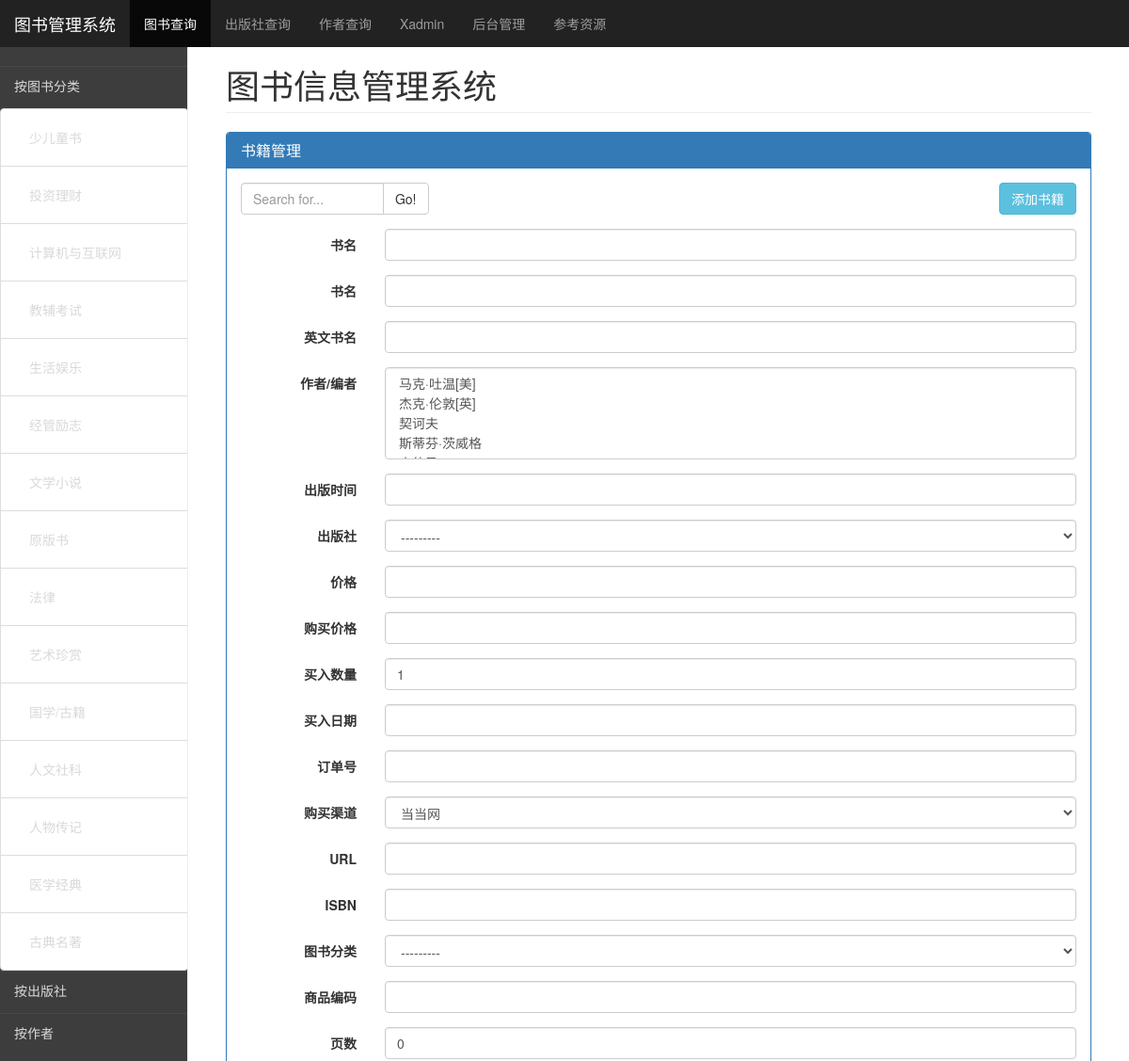
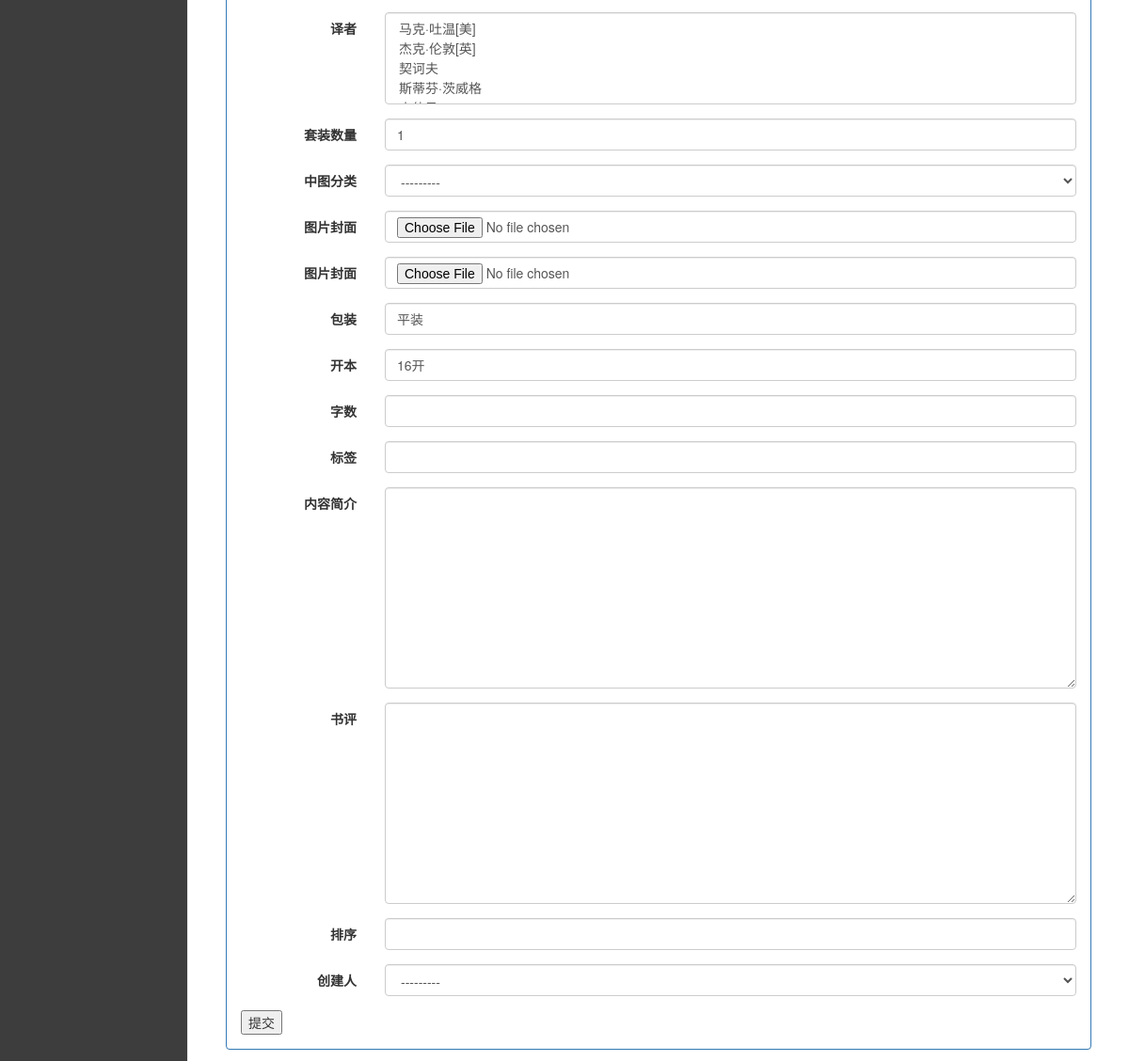
The app's page /book/edit/ with its own data (2 pictures, top to bottom).
### base/models.py (models this page shows)
class Category(models.Model):
    category = models.CharField('图书分类',max_length=255,null=True,blank=True,unique=True)
    tag = models.CharField(max_length=255,null=True,blank=True)
    order = models.IntegerField('排序', null=True, blank=True)
    create_time = models.DateTimeField('创建时间', null=True, blank=True,auto_now_add=True)
    update_time = models.DateTimeField('更新时间', null=True, blank=True, auto_now=True)
    create_user = models.ForeignKey(settings.AUTH_USER_MODEL, verbose_name='创建人', on_delete=models.CASCADE, null=True, blank=True)
    def __str__(self):
        return self.category
    class Meta:
        verbose_name = "图书分类"
        verbose_name_plural = "图书分类"

### book/views.py (the view, shortened to what this page needs)
# urls.py: url(r'^book/edit/', views.book_edit),     # 编辑图书
def book_edit(request):
    id=request.GET.get('id')
    book = models.Book.objects.filter(pk=id).first()
    form=BookForm(instance=book)
    return render(request,'book_edit.html',locals())

### book/forms.py
class BookForm(forms.ModelForm):
    class Meta:
        model = models.Book
        fields = "__all__"
        labels = {
            "title": "书名",
            "price": "价格"
        }
        widgets = {
        }
        error_messages ={
            "name": {"required": "不能为空", 'invalid': u'格式错误', 'unique': u'存在相同的数据'},
        }
    def __init__(self, *args, **kwargs):
        super(BookForm, self).__init__(*args, **kwargs)
        for field in iter(self.fields):
            self.fields[field].widget.attrs.update({
                    'class': 'form-control'
            })

### base/models.py (called while the page is built)
    def __str__(self):
        return self.name

    def __str__(self):
        return self.tag

    def __str__(self):
        return self.dynasty

### book/context_processors.py (called while the page is built)
def book_context(request):
    category = Category.objects.all().order_by('order')
    publishers = Publisher.objects.all().order_by('name_pinyin')
    authors = Author.objects.all().order_by('name_pinyin')
    context = {
     "category": category,
     "publishers": publishers,
     "authors": authors,
     }
    return context

### book/models.py (called while the page is built)
    def __str__(self):
        return self.name

    def __str__(self):
        if self.country.__str__()=='[中]':
            if self.dynasty is not None:
                return self.name+""+self.dynasty.__str__()
        elif self.country is not None:
            return self.name+""+self.country.__str__()
        return self.name

### user/models.py (called while the page is built)
    def __str__(self):
        return self.username

### templates/book_edit.html
{% extends 'base.html' %}
{% block content %}
    <div class="col-sm-9 col-sm-offset-3 col-md-10 col-md-offset-2 main">
        <h1 class="page-header">图书信息管理系统</h1>
            <div class="panel panel-primary">
                <div class="panel-heading">
                    <h3 class="panel-title">书籍管理</h3>
                </div>
                <div class="panel-body">
                    <div class="row table-toolbar">
                        <div class="col-md-3 col-sm-6">
                            <div class="input-group">
                                <input type="text" class="form-control" placeholder="Search for...">
                                <span class="input-group-btn">
                                    <button class="btn btn-default" type="button">Go!</button>
                                </span>
                            </div>
                        </div>
                        <div class="col-md-3 col-sm-6 pull-right add-btn">
                            <a href="/book/add/" class="btn btn-info pull-right">添加书籍</a>
                        </div>
                    </div>
                    {%  include 'book_form.html' %}
                </div>
            </div>
    </div>
{% endblock %}

### templates/left.html (shortened to what this page needs)
<div class="container-fluid">
    <div class="row">
        <div class="col-sm-3 col-md-2 sidebar collapse" id="my-menu">
            <div class="my-menu-item" data-target="#menu-son1" data-toggle="collapse"><a>按图书分类</a></div>
            <ul class="nav nav-sidebar " id="menu-son1">
                {% for p in category %}
				       <li class="list-group-item"><a href="{% url 'category' id=p.id %}">{{p}}</a></li>
				{% endfor %}
            </ul>
            <div class="my-menu-item" href="#menu-son2" data-toggle="collapse"><a>按出版社</a></div>
            <div class="my-menu-item" href="#menu-son3" data-toggle="collapse"><a>按作者</a></div>
        </div>

### templates/book_form.html (shortened to what this page needs)
   <form method="post" class="form-horizontal" novalidate>
            {% for field in form %}
                <div class="form-group">
                    <label class="col-sm-2 control-label">{{ field.label }} </label>
                    <div class="col-sm-10">
                      {{ field }} {{ field.errors.0 }}
                    </div>
                  </div>
            {% endfor %}
            <input type="submit" value="提交">
   </form>

### static/dashboard.css (style rules this page uses)
body { padding-top: 50px; }
.sidebar { display: none; }
@media (min-width: 768px) { .sidebar { position: fixed; top: 50px; bottom: 0; left: 0; z-index: 1000; display: block; padding: 20px; overflow-x: hidden; overflow-y: auto; background-color: #3d3d3d; border-right: 1px solid #eee; } }
.nav-sidebar { margin-right: -21px; margin-bottom: 20px; margin-left: -20px; }
.nav-sidebar > li > a { padding-right: 20px; padding-left: 20px; }
.main { padding: 20px; }
@media (min-width: 768px) { .main { padding-right: 40px; padding-left: 40px; } }
.main .page-header { margin-top: 0; }

### static/my-style.css (style rules this page uses)
body { padding-top: 50px; }
.table-toolbar { margin-bottom: 15px; }
.my-menu-item { height: 45px; margin-left: -20px; margin-right: -20px; background-color: #3d3d3d; border-top: 1px solid #484848; }
#my-menu a { position: relative; display: block; padding: 10px 15px; background-color: transparent; cursor: pointer; color: #d9d9d9; }
.nav-sidebar { margin-bottom: 0; }

### records on screen
Category: category "少儿童书", form "---------"
Category: category "投资理财"
Category: category "计算机与互联网"
Category: category "教辅考试"
Category: category "生活娱乐"
Category: category "经管励志"
Category: category "文学小说"
Category: category "原版书"
Category: category "法律"
Category: category "艺术珍赏"
Category: category "国学/古籍", form "---------"
Category: category "人文社科"
Category: category "人物传记"
Category: category "医学经典"
Category: category "古典名著"

### other values on screen
{{ field.label }} "书名" "书名" "英文书名" "作者/编者" "出版时间" "出版社" "价格" "购买价格" "买入数量" "买入日期" "订单号" "购买渠道" "URL" "ISBN" "图书分类" "商品编码" "页数" "译者" "套装数量" "中图分类" "图片封面" "图片封面" "包装" "开本" "字数" "标签" "内容简介" "书评" "排序" "创建人"
